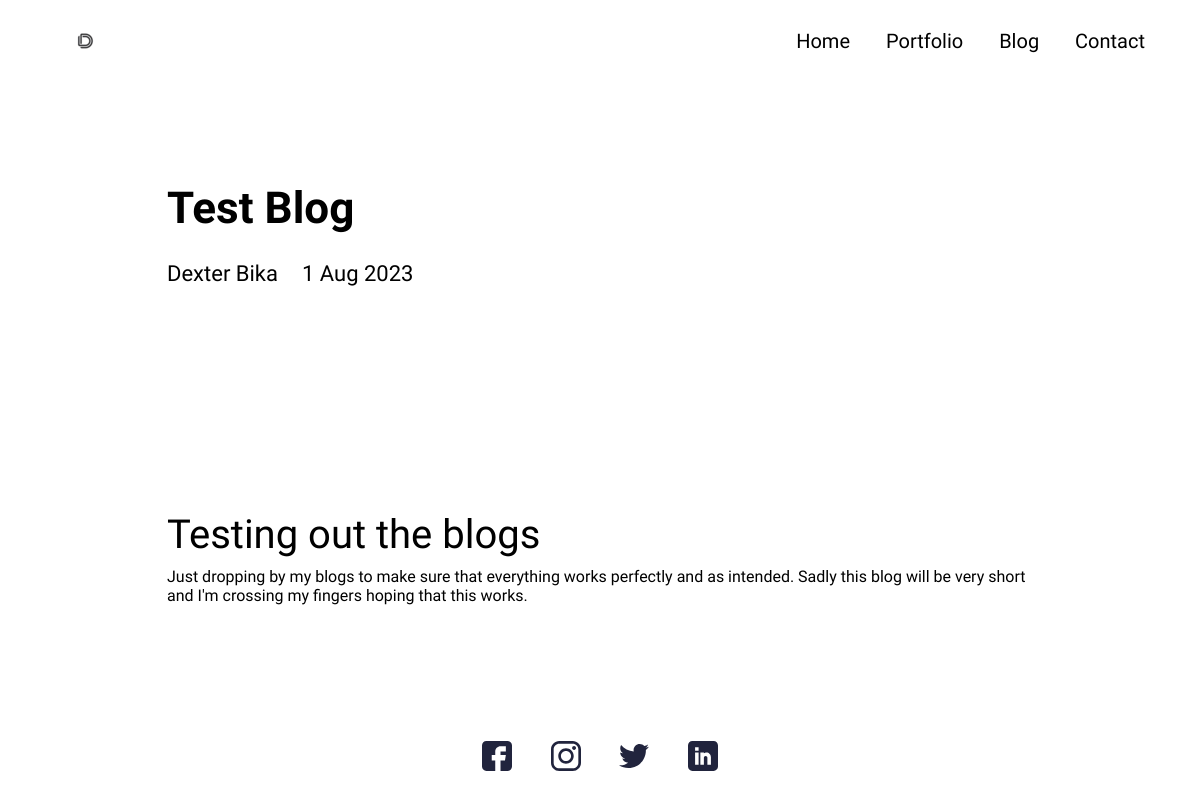
The page /blog/test-blog on the database its author committed.
### main/models.py (models this page shows, shortened)
class Blog(models.Model):
    class Meta:
        verbose_name_plural = "Blog Profiles"
        verbose_name = "Blog"
        ordering = ["timestamp"]
    timestamp = models.DateTimeField(auto_now_add=True)
    author = models.CharField(max_length=200, blank=True, null=True)
    name = models.CharField(max_length=200, blank=True, null=True)
    description = models.CharField(max_length=500, blank=True, null=True)
    body = RichTextField(blank=True, null=True)
    slug = models.SlugField(null=True, blank=True)
    image = models.ImageField(blank=True, null=True, upload_to="blog")
    is_active = models.BooleanField(default=True)

### main/views.py (the view)
# urls.py: path("blog/<slug:slug>", views.BlogDetailView.as_view(), name="blog"),
class BlogDetailView(generic.DetailView):
    model = Blog
    template_name = "main/blog-detail.html"

### resume_demo/context_processors.py (called while the page is built)
def project_context(request):
    context = {
        "me": User.objects.first(),
    }
    return context

### main/templates/main/blog-detail.html (shortened to what this page needs)
{% extends 'main/base.html' %}
{% load static %}
    {% block content %}
    <section>
      <div class="innerPageBannerCol">
        <div class="container">
          <div class="row g-4 g-md-3  align-items-center">
            <div class="col-md-6">
              <div class="bannerContent">
                <h1 class="xlTitle pb-md-3">{{object.name|title}}</h1>
              </div>
            </div>
          </div>
          <div class="row">
            <div class="col-md-auto">
              <div class="authorCol">
                <h4 class="smTitle pb-3">{{object.author|title}}</h4>
              </div>
            </div>
            <div class="col-md">
              <h4 class="smTitle pb-3">{{object.timestamp.date}}</h4>
            </div>
          </div>
        </div>
      </div>
    </section>
    <section>
      <div class="sectionSpaceSm">
        <div class="container">
          <p>{{object.body|safe}}
          </p>
        </div>
      </div>
    </section>
    {% endblock %}

### static/css/style.css (style rules this page uses)
:root { --primaryColor: black; --primaryDarkColor: black; --primaryHoverColor: black; --secondaryColor: #000; --baseColor: #000; --baseFont: 'Heebo', sans-serif; --titleFont: 'Courier Prime', monospace; --regular: 400; --medium: 500; --bold: 700; --black: 900; --lightBg: #F1F1F1; }
html { scroll-behavior: smooth; }
body { font-family: var(--baseFont); color: var(--baseColor); line-height: normal; }
.xlTitle { font-size: 44px; line-height: 1.3; font-weight: var(--bold); font-family: var(--titleFont) }
.smTitle { font-size: 22px; line-height: normal; font-weight: var(--regular); font-family: var(--titleFont) }
.sectionSpaceSm { padding: 35px 0; }
.innerPageBannerCol { padding: 180px 0 150px; }
@media (min-width:992px) { .container, .container-lg, .container-md, .container-sm, .container-xl, .container-xxl { max-width: 890px; } }

### rows shown on the page
Blog: name "Test Blog", author "Dexter Bika", timestamp "1 Aug 2023", body "Testing out the blogs Just dropping by my blogs to make sure that everything works perfectly and as intended. Sadly this blog will be very short and I'm crossing my fingers hoping that this works."
